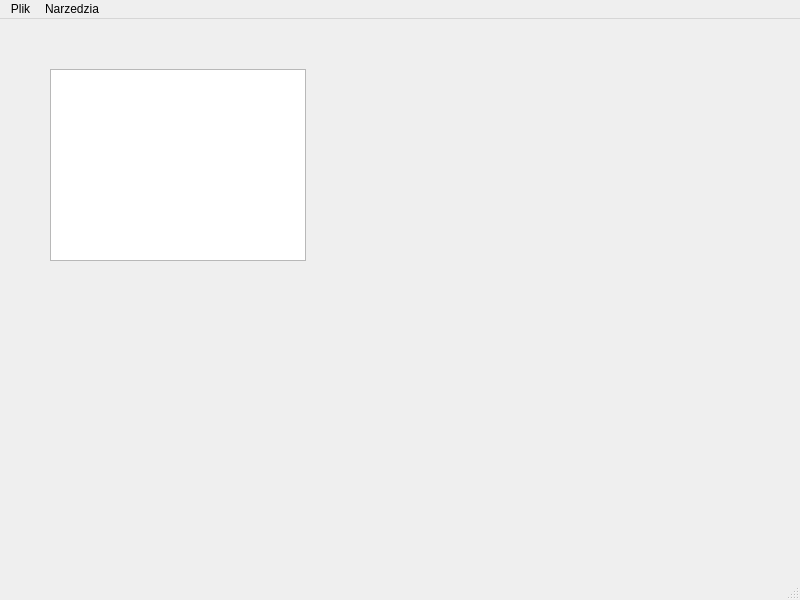
<?xml version="1.0" encoding="UTF-8"?>
<ui version="4.0">
 <class>MainWindow</class>
 <widget class="QMainWindow" name="MainWindow">
  <property name="geometry">
   <rect>
    <x>0</x>
    <y>0</y>
    <width>800</width>
    <height>600</height>
   </rect>
  </property>
  <property name="windowTitle">
   <string>MainWindow</string>
  </property>
  <widget class="QWidget" name="centralwidget">
   <widget class="QListView" name="listView">
    <property name="geometry">
     <rect>
      <x>50</x>
      <y>50</y>
      <width>256</width>
      <height>192</height>
     </rect>
    </property>
    <property name="adasd" stdset="0">
     <string/>
    </property>
   </widget>
  </widget>
  <widget class="QMenuBar" name="menubar">
   <property name="geometry">
    <rect>
     <x>0</x>
     <y>0</y>
     <width>800</width>
     <height>30</height>
    </rect>
   </property>
   <widget class="QMenu" name="menuPlik">
    <property name="title">
     <string>Plik</string>
    </property>
   </widget>
   <widget class="QMenu" name="menuNarzedzia">
    <property name="title">
     <string>Narzedzia</string>
    </property>
   </widget>
   <addaction name="menuPlik"/>
   <addaction name="menuNarzedzia"/>
  </widget>
  <widget class="QStatusBar" name="statusbar"/>
 </widget>
 <resources/>
 <connections/>
</ui>
